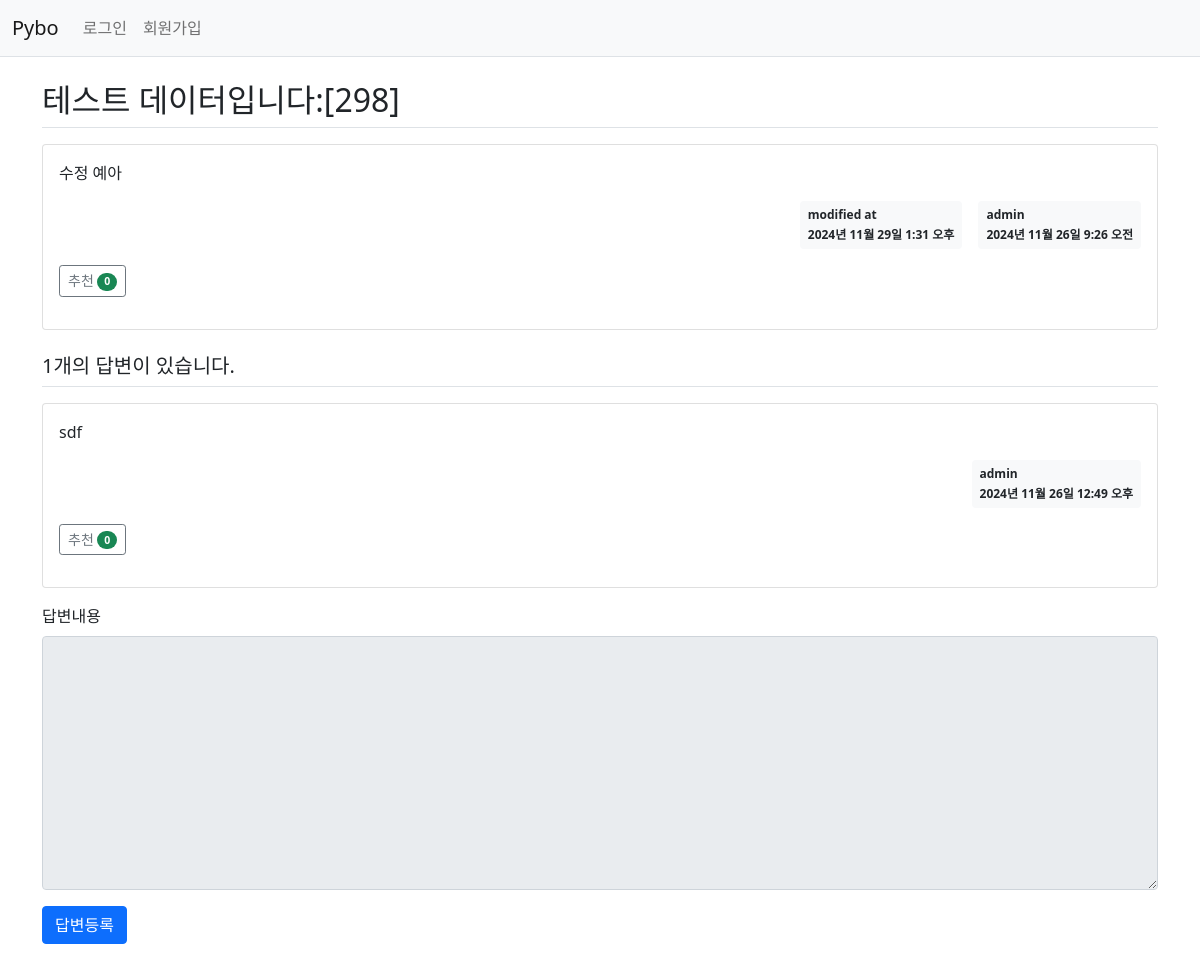
/pybo/303/, run on an earlier commit of the app's database.
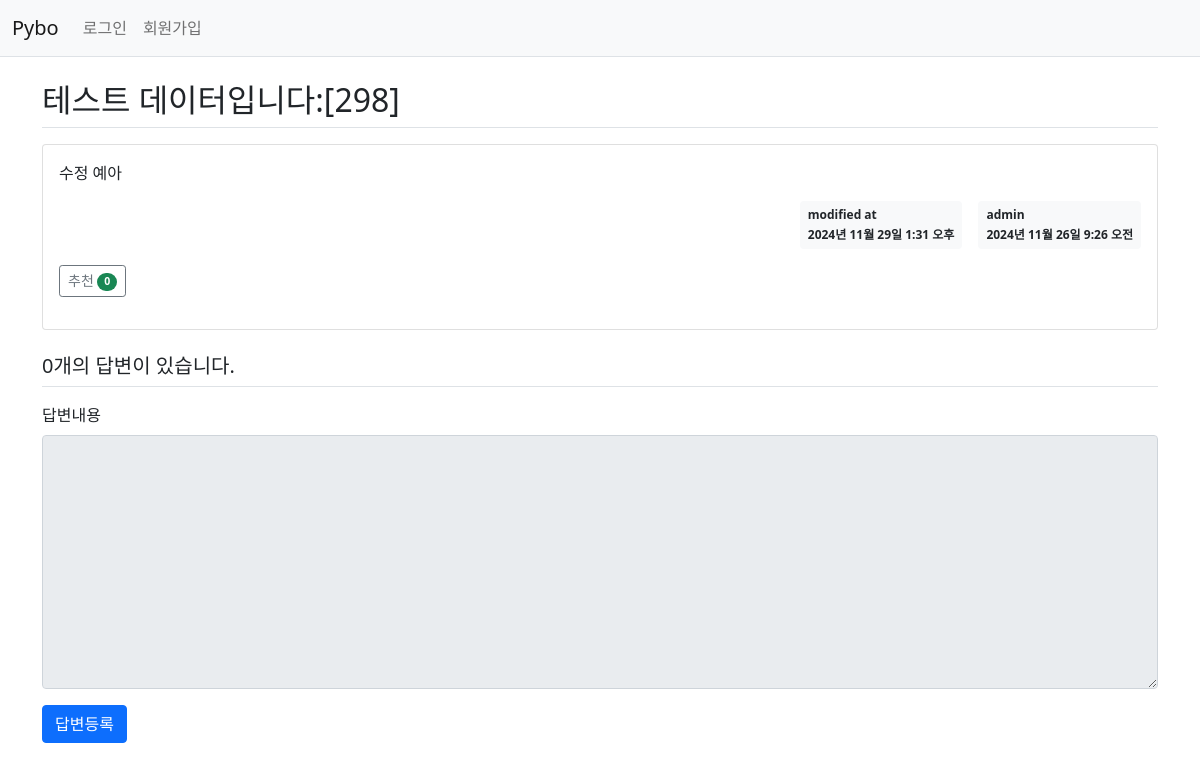
And on a later commit of the database.
### pybo/models.py (models this page shows, shortened)
class Question(models.Model):
    author = models.ForeignKey(
        User, on_delete=models.CASCADE, related_name="author_question"
    )
    subject = models.CharField(max_length=200)
    content = models.TextField()
    create_date = models.DateTimeField()
    modify_date = models.DateTimeField(null=True, blank=True)
    voter = models.ManyToManyField(User, related_name="voter_question")

class Answer(models.Model):
    author = models.ForeignKey(
        User, on_delete=models.CASCADE, related_name="author_answer"
    )
    question = models.ForeignKey(Question, on_delete=models.CASCADE)
    content = models.TextField()
    create_date = models.DateTimeField()
    modify_date = models.DateTimeField(null=True, blank=True)
    voter = models.ManyToManyField(User, related_name="voter_answer")

### pybo/views/base_views.py (the view)
# urls.py: path("<int:question_id>/", base_views.detail, name="detail"),
def detail(request, question_id):
    question = get_object_or_404(Question, pk=question_id)
    context = {"question": question}
    return render(request, "pybo/question_detail.html", context)

### pybo/templatetags/pybo_filter.py (called while the page is built)
@register.filter
def mark(value):
    extensions = ["nl2br", "fenced_code"]
    return mark_safe(markdown.markdown(value, extensions=extensions))

### templates/pybo/question_detail.html (shortened to what this page needs)
{% extends "base.html" %}
{% load pybo_filter %}
{% block content %}
<div class="container my-3">
    <h2 class="border-bottom py-2">{{ question.subject }}</h2>
    <div class="card my-3">
        <div class="card-body">
            <div class="card-text">{{ question.content|mark }}</div>
            <div class="d-flex justify-content-end">
                {% if question.modify_date %}
                <div class="badge bg-light text-dark p-2 text-start mx-3">
                    <div class="mb-2">modified at</div>
                    <div>{{ question.modify_date }}</div>
                </div>
                {% endif %}
                <div class="badge bg-light text-dark p-2 text-start">
                    <div class="mb-2">{{ question.author.username }}</div>
                    <div>{{ question.create_date }}</div>
                </div>
            </div>
            <div class="my-3">
                <a href="javascript:void(0)" data-uri="{% url 'pybo:question_vote' question.id  %}"
                   class="recommend btn btn-sm btn-outline-secondary"> 추천
                    <span class="badge rounded-pill bg-success">{{question.voter.count}}</span>
                </a>
            </div>
        </div>
    </div>
    <h5 class="border-bottom my-3 py-2">{{question.answer_set.count}}개의 답변이 있습니다.</h5>
    {% for answer in question.answer_set.all %}
    <div class="card my-3">
        <div class="card-body">
            <div class="card-text">{{ answer.content|mark }}</div>
            <div class="d-flex justify-content-end">
                <div class="badge bg-light text-dark p-2 text-start">
                    <div class="mb-2">{{ answer.author.username }}</div>
                    <div>{{ answer.create_date }}</div>
                </div>
            </div>
            <div class="my-3">
                <a href="javascript:void(0)" data-uri="{% url 'pybo:answer_vote' answer.id  %}"
                   class="recommend btn btn-sm btn-outline-secondary"> 추천
                    <span class="badge rounded-pill bg-success">{{answer.voter.count}}</span>
                </a>
            </div>
        </div>
    </div>
    {% endfor %}
    <form action="{% url 'pybo:answer_create' question.id %}" method="post" class="my-3">
        <div class="mb-3">
            <label for="content" class="form-label">답변내용</label>
            <textarea {% if not user.is_authenticated %}disabled{% endif %}
                      name="content" id="content" class="form-control" rows="10"></textarea>
        </div>
        <input type="submit" value="답변등록" class="btn btn-primary">
    </form>
</div>
{% endblock %}

### templates/base.html (shortened to what this page needs)
{% load static %}
<!doctype html>
<html lang="ko">
<head>
    <link rel="stylesheet" type="text/css" href="{% static 'bootstrap.min.css' %}">
    <link rel="stylesheet" type="text/css" href="{% static 'style.css' %}">
</head>
<body>
{% include "navbar.html" %}
{% block content %}
{% endblock %}
</body>
</html>

### templates/navbar.html (shortened to what this page needs)
<nav class="navbar navbar-expand-lg navbar-light bg-light border-bottom">
    <div class="container-fluid">
        <a class="navbar-brand" href="{% url 'pybo:index' %}">Pybo</a>
        <div class="collapse navbar-collapse" id="navbarSupportedContent">
            <ul class="navbar-nav me-auto mb-2 mb-lg-0">
                <li class="nav-item">
                    {% if user.is_authenticated %}
                    <a class="nav-link" href="{% url 'common:logout' %}">{{ user.username }} (로그아웃)</a>
                    {% else %}
                    <a class="nav-link" href="{% url 'common:login' %}">로그인</a>
                    {% endif %}
                </li>
                <li>
                    {% if not user.is_authenticated %}
                    <a class="nav-link" href="{% url 'common:signup' %}">회원가입</a>
                    {% endif %}
                </li>
            </ul>
        </div>
    </div>
</nav>

What changed in the data, as far as the page shows it:
removed Answer: content|mark "sdf", author.username "admin", create_date "2024년 11월 26일 12:49 오후", voter.count "0"
computed for Question "테스트 데이터입니다:[298]": answer_set.count "1" → "0"
